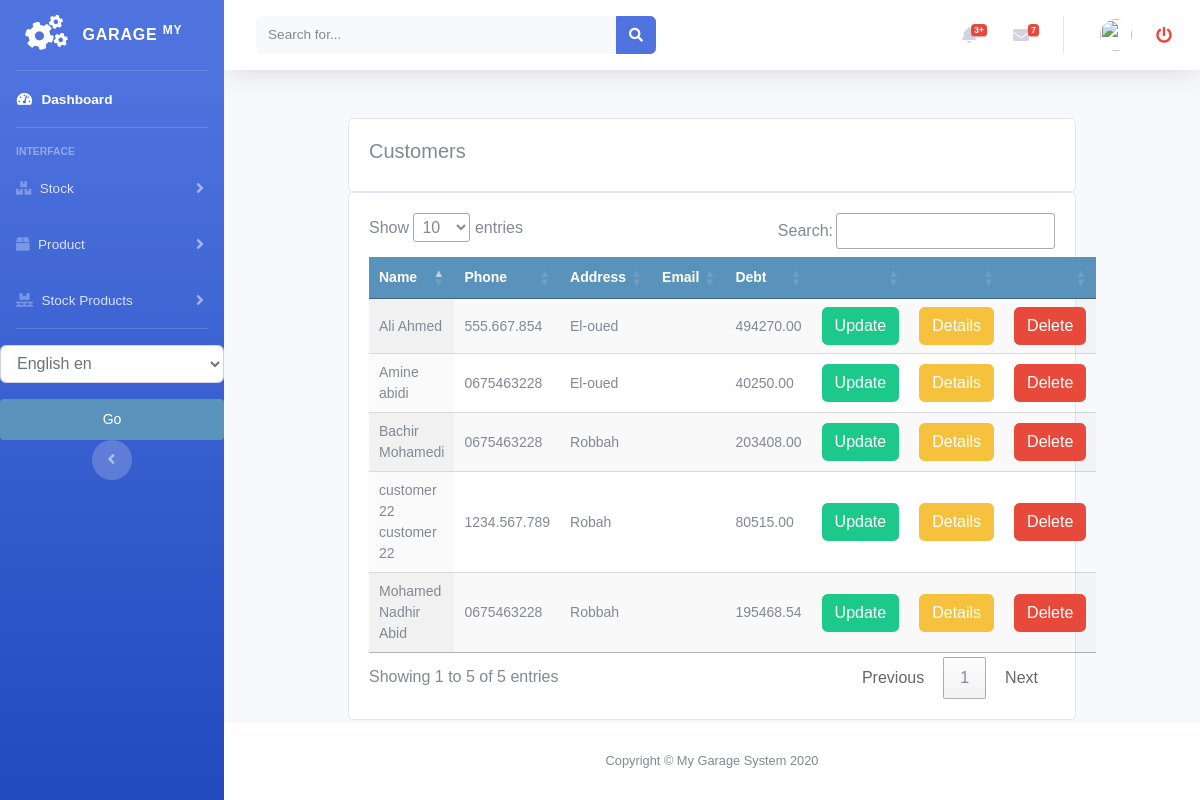
Page /customer/customer_list on the earlier database version.
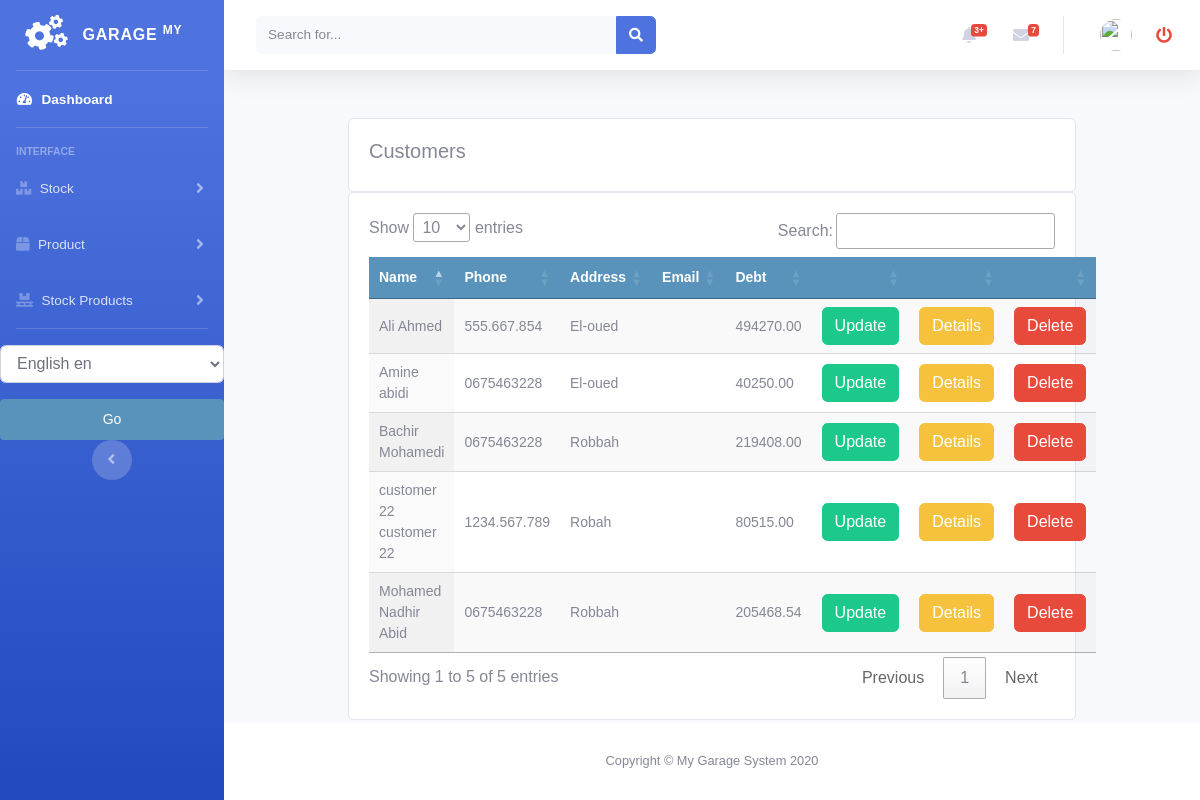
Same page on the later database version.
### customer/models.py (models this page shows, shortened)
class Customer(models.Model):
    firstname = models.CharField(max_length=250, null=True)
    lastname = models.CharField(max_length=250, null=True)
    address = models.CharField(max_length=200, null=True)
    phone = models.CharField(max_length=200, null=True)
    date_created = models.DateTimeField(auto_now_add=True, null=True)
    date_updated = models.DateTimeField(auto_now=True)
    date_joined = models.DateField(null=True)
    enterprise = models.BooleanField(default=False)
    debt = models.DecimalField(max_digits=10, decimal_places=2, null=True, default=0)

### customer/views.py (the view)
# urls.py: path('customer_list', views.customer_list, name='customer_list'),
def customer_list(request):
    customers = Customer.objects.all()
    context = {
        'customers': customers
    }
    return render(request, 'customer/list_customer.html', context)

### accounts/templatetags/erpextra.py (called while the page is built)
@register.filter(name='has_group')
def has_group(user, group_name):
    group = Group.objects.get(name=group_name)
    return True if group in user.groups.all() else False

### customer/templates/customer/list_customer.html (shortened to what this page needs)
{% extends 'home.html' %}
{% load static %}
{% load i18n %}
{% block content %}
<br>
<div class="container">
    <div class="row">
        <div class="col-md">
            <div class="card card-body">
                <h5>{% trans "Customers" %}</h5>
            </div>
            <div class="card card-body">
                <table id="table_id" class="display text-center">
                    <thead>
                    <tr>
                        <th>{% trans "Name" %}</th>
                        <th>{% trans "Phone" %}</th>
                        <th>{% trans "Address" %}</th>
                        <th>{% trans "Email" %}</th>
                        <th>{% trans "Debt" %}</th>
                        <th></th>
                        <th></th>
                        <th></th>
                    </tr>
                    </thead>
                    <tbody>
                    {% for customer in customers %}
                    <tr>
                        <td>
                            {{customer.firstname}} {{customer.lastname}}
                        </td>
                        <td>
                            {{customer.phone}}
                        </td>
                        <td>
                            {{customer.address}}
                        </td>
                        <td>
                        </td>
                        <td>
                            {{customer.debt}}
                        </td>
                        <td>
                            <a class="btn btn-success "
                               href="{% url 'customer:update_customer' customer.id %}">{% trans "Update" %}</a>
                        </td>
                        <td>
                            <a class="btn btn-warning "
                               href="{% url 'customer:customer_detail' customer.id %}">{% trans "Details" %}</a>
                        </td>
                        <td>
                            <a class="btn btn-danger "
                               href="{% url 'customer:delete_customer' customer.id %}">{% trans "Delete" %}</a>
                        </td>
                    </tr>
                    {% endfor %}
                    </tbody>
                </table>
            </div>
        </div>
    </div>
</div>
{% endblock %}
{% block jsscript %}
<link rel="stylesheet" type="text/css" href="https://cdn.datatables.net/1.10.22/css/jquery.dataTables.css">
{% endblock %}

Differences in the rows shown:
changed Customer "Mohamed Nadhir": debt "195468.54" → "205468.54"
changed Customer "Bachir": debt "203408.00" → "219408.00"
